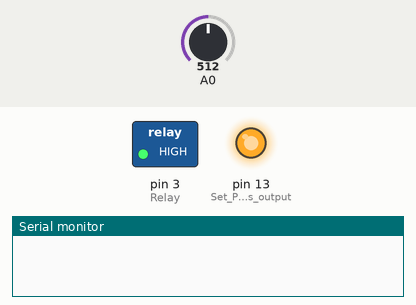
A sketch run on a simulated Arduino Uno, built with avr-gcc and run on an emulated ATmega328P. On the bench: switched loads named in the sketch (green lamp = pin HIGH), output pins drawn as LEDs (lit = HIGH), the last lines printed to the serial monitor. Inputs (shaded band) come from the test bench; at power-on: A0 = 512.

Above: at 2.0 s.
At 6.0 s:
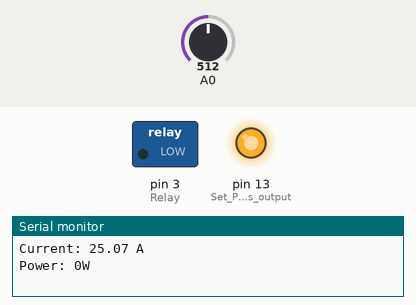
Timing chart, 0 to 10.5 s (numbered marks = the images above):
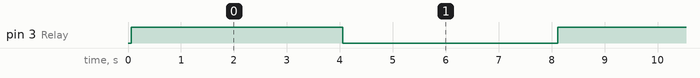

The sketch:

main.ino
```cpp
float zero_sensor;  // calibrate sensor with null current
float effective_voltage = 230;   // Singapore: 230V
int Relay = 3;  // analog pin


void setup(void) {
    // Serial speed
    Serial.begin(9600);
    zero_sensor = getSensorValue(A0);  // A0 analog pin

    pinMode(13, OUTPUT);         //Set Pin13 as output
    digitalWrite(13, HIGH);     //Set Pin13 High
    pinMode(Relay, OUTPUT);     //Set Pin3 as output
}


void loop() {
    digitalWrite(Relay, HIGH);   //Turn off relay
    delay(4000);

    digitalWrite(Relay, LOW);    //Turn on relay
    float sensor_value = getSensorValue(A0);  // A0 analog pin

    float current = fabs(getCurrent(sensor_value, 0.0, 1023.0, 0.01, 5.0));
    current = current * 10;
    Serial.print("Current: ");
    Serial.print(current);
    Serial.println(" A");


    int power = getPower(sensor_value);
    Serial.println("Power: " + String(power) + "W\n");
    delay(4000);
}


int getPower(float sensor_value) {
    float amplitude_current = (float)(sensor_value-zero_sensor)/1024*5/185*1000000;
    float effective_value = amplitude_current / 1.414;
    float effective_power = abs(effective_value*effective_voltage/1000);

    int power = (int)effective_power;
    return power;
}


float getSensorValue(int pin) {
    // current sensor use Analog
    int sensorValue;
    float avgSensor = 0;
    int nb_measurements = 500;

    for (int i=0; i<nb_measurements; i++) {
        sensorValue = analogRead(pin);
        avgSensor = avgSensor + float(sensorValue);
    }

    avgSensor = avgSensor / float(nb_measurements);
    return avgSensor;
}

float getCurrent(float x, float in_min, float in_max, float out_min, float out_max) {
  return (x - in_min) * (out_max - out_min) / (in_max - in_min) + out_min;
}
```

Measured:
- by itself, pin 3 (Relay): alternates HIGH for 4.0 s and LOW for 4.1 s
